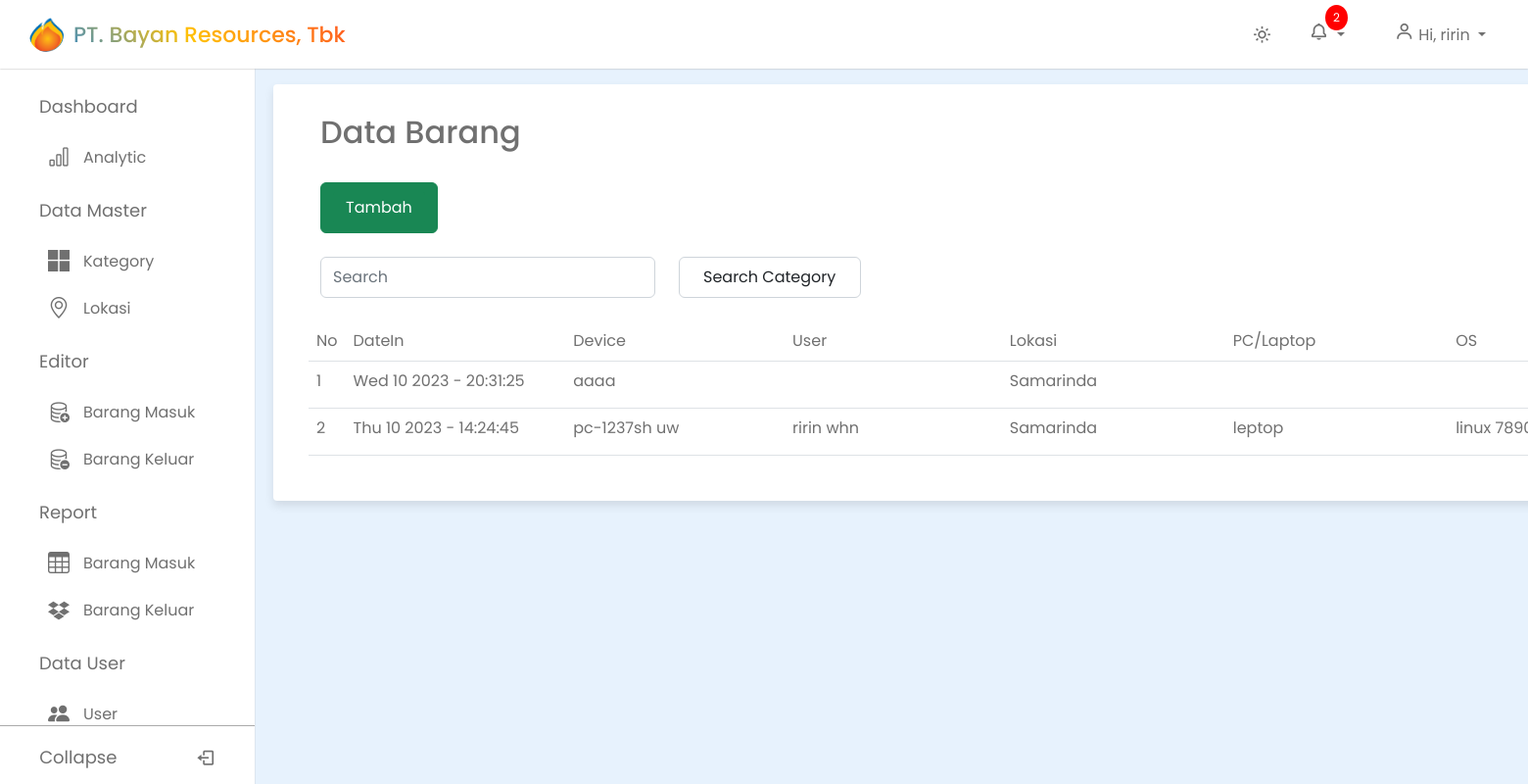
The page /dashboard/tbdatabarang (signed in) on the database its author committed.
### gudang/models.py (models this page shows, shortened)
class BarangMasuk(models.Model):
    nama = models.ForeignKey(
        User, on_delete=models.CASCADE, blank=True, null=True)
    date = models.CharField(max_length=100)
    device = models.TextField(max_length=100)
    user = models.TextField(max_length=100)
    pc = models.TextField(max_length=100)
    os = models.TextField(max_length=100)
    cpu = models.TextField(max_length=100)
    vga = models.TextField(max_length=100)
    ram = models.TextField(max_length=100)
    model = models.TextField(max_length=100)
    serialnumber = models.TextField(max_length=100)
    description = models.TextField(max_length=100)
    kategori = models.ForeignKey(Kategori, on_delete=models.CASCADE)
    lokasi = models.ForeignKey(Lokasi, on_delete=models.CASCADE, blank=True, null=True)
    class Meta:
        verbose_name_plural = "barang masuk"

class Lokasi(models.Model):
    lokasi = models.CharField(max_length=100)
    def __str__(self):
        return self.lokasi
    class Meta:
        verbose_name_plural = "lokasi"

### gudang/views.py (the view)
# urls.py: path("tbdatabarang", tbdatabarang, name="tbdatabarang"),
@login_required
def tbdatabarang(request):
    global results
    results = None
    template_name = "tbdatabarang.html"
    barang = BarangMasuk.objects.all()
    kategori = Kategori.objects.all()
    get_kategori = str(request.POST.get('kategori'))
    get_search = request.POST.get('search')
    search_category = BarangMasuk.objects.filter(
        kategori__kategori__contains=get_kategori)
    if get_search:
        queries = Q(date__icontains=get_search) | Q(device__icontains=get_search) | Q(user__icontains=get_search) | Q(pc__icontains=get_search) | Q(os__icontains=get_search) | Q(
            cpu__icontains=get_search) | Q(vga__icontains=get_search) | Q(ram__icontains=get_search) | Q(model__icontains=get_search) | Q(serialnumber__icontains=get_search) | Q(description__icontains=get_search)
        results = BarangMasuk.objects.filter(queries)
    elif get_kategori:
        results = BarangMasuk.objects.filter(
            kategori__kategori__contains=get_kategori)
    context = {
        'barang': barang,
        'kategori': kategori,
        's_kategori': search_category,
        'get_kategori': get_kategori,
        'get_search': get_search,
        'results': results,
    }
    return render(request, template_name, context)

### gudang/models.py (called while the page is built)
    def __str__(self):
        return self.kategori

### templates/tbdatabarang.html (shortened to what this page needs)
{% extends "base.html" %} {% block content %}
<div class="container-fluid px-5 col-2 rounded-1">
  <h2 class="title">Data Barang</h2>
  <br />
  <button
    type="button"
    class="btn btn-success me-2"
    data-bs-toggle="modal"
    data-bs-target="#tambah"
  >
    <a href="{% url 'barangmasuk' %}" class="btn btn-success">Tambah</a>
  </button>
  <div class="row g-3 align-item-center mt-2 mb-4">
    <div class="col-auto">
      <form
        class="d-flex"
        role="search"
        method="post"
        action="{% url 'tbdatabarang' %}"
      >
        <input
          class="form-control me-2 py-2"
          type="search"
          name="search"
          placeholder="Search"
          aria-label="Search"
        />
      </form>
    </div>
    <div class="col-auto">
      <form
        class="d-flex"
        role="search"
        method="post"
        action="{% url 'tbdatabarang' %}"
      >
        <select
          id="inputState"
          class="form-control py-0 px-4 m-0"
          name="kategori"
          onchange="this.form.submit()"
        >
          <option selected>Search Category</option>
        </select>
      </form>
    </div>
  </div>
  <div class="row">
    <table class="table">
      <thead>
        <tr>
          <td class="col">No</td>
          <td class="col-1">DateIn</td>
          <td class="col-1">Device</td>
          <td class="col-1">User</td>
          <td class="col-1">Lokasi</td>
          <td class="col-1">PC/Laptop</td>
          <td class="col-1">OS</td>
        </tr>
      </thead>
      {% if not results %}
      <tbody>
        {% for data in barang %}
        <tr>
          <td>{{forloop.counter}}</td>
          <td>{{data.date}}</td>
          <td>{{data.device}}</td>
          <td>{{data.user}}</td>
          <td>{{data.lokasi}}</td>
          <td>{{data.pc}}</td>
          <td>{{data.os}}</td>
                  </div>
                </div>
        </tr>
        {% endfor %}
      {% endif %}
{% endblock content %}

### templates/base.html (shortened to what this page needs)
{% load static %}
<!DOCTYPE html>
<html lang="en">
  <head>
    <link
      href="https://unpkg.com/boxicons@2.1.4/css/boxicons.min.css"
      rel="stylesheet"
    />
    <link
      rel="stylesheet"
      href="https://unicons.iconscout.com/release/v4.0.0/css/line.css"
    />
    <link rel="stylesheet" href="sweetalert2.min.css" />
    <link
      href="https://cdn.jsdelivr.net/npm/bootstrap@5.2.1/dist/css/bootstrap.min.css"
      rel="stylesheet"
    />
    <link
      rel="stylesheet"
      href="https://cdn.jsdelivr.net/npm/bootstrap-icons@1.10.5/font/bootstrap-icons.css"
    />
    <link rel="stylesheet" href="{% static 'css/form.css' %}" />
    <link rel="stylesheet" href="{% static 'css/styleku.css' %} " />
  </head>
  <body>
    <nav class="navbar">
      <div class="logo_item">
        <img src="{% static 'image/bayanlogo.png'%}" alt=""></i>PT. Bayan Resources, Tbk
      </div>
      <div class="navbar_content">
        <i class='bx bx-sun' id="darkLight"></i>
        <div class="dropdown">
          <button class="btn dropdown-toggle title" type="button" id="notificationIcon" data-bs-toggle="dropdown" aria-expanded="false">
              <i class='bx bx-bell'></i>
              <span class="notification-badge" id="notificationCount">0</span>
          </button>
      </div>
      {% if request.session.is_operator == 'operator' %}
      <div class="dropdown">
          <button class="btn dropdown-toggle title" type="button" id="userDropdown" data-bs-toggle="dropdown" aria-expanded="false">
            <i class='bx bx-user'></i>  Hi, {{ request.user.email|truncatechars:10 }}
          </button>
      </div>
      {% endif %}
    </nav>
    <nav class="sidebar">
      <div class="menu_content">
        {% if request.session.is_operator == 'operator'%}
        <ul class="menu_items">
          <div class="menu_title menu_dahsboard"></div>
          <li class="item">
            <a href="{% url 'analitic' %}" class="nav_link">
              <span class="navlink_icon">
                <i class="bi bi-bar-chart"></i>
              </span>
              <span class="navlink">Analytic</span>
            </a>
          </li>
        </ul>
        <ul class="menu_items">
          <div class="menu_title menu_datamaster"></div>
          <li class="item">
            <a href="{% url 'kategory' %}" class="nav_link">
              <span class="navlink_icon">
                <i class="bi bi-microsoft"></i>
              </span>
              <span class="navlink">Kategory</span>
            </a>
          </li>
          <li class="item">
            <a href="{% url 'lokasi' %}" class="nav_link">
              <span class="navlink_icon">
                <i class="bi bi-geo-alt"></i>
              </span>
              <span class="navlink">Lokasi</span>
            </a>
          </li>
        </ul>
        <ul class="menu_items">
          <div class="menu_title menu_editor"></div>
          <li class="item">
            <a href="{% url 'barangmasuk' %}" class="nav_link">
              <span class="navlink_icon">
                <i class="bi bi-database-add"></i>
              </span>
              <span class="navlink">Barang Masuk</span>
            </a>
          </li>
          <li class="item">
            <a href="{% url 'barangkeluar' %}" class="nav_link">
              <span class="navlink_icon">
                <i class="bi bi-database-dash"></i>
              </span>
              <span class="navlink">Barang Keluar</span>
            </a>
          </li>
        </ul>
        <ul class="menu_items">
          <div class="menu_title menu_setting"></div>
          <li class="item">
            <a href="{% url 'tbdatabarang' %}" class="nav_link">
              <span class="navlink_icon">
                <i class="bi bi-table"></i>
              </span>
              <span class="navlink">Barang Masuk</span>
            </a>
          </li>
          <li class="item">
            <a href="{% url 'riwayatdata' %}" class="nav_link">
              <span class="navlink_icon">
                <i class="bi bi-dropbox"></i>
              </span>
              <span class="navlink">Barang Keluar</span>
            </a>
          </li>
        </ul>
        <ul class="menu_items">
          <div class="menu_title menu_data"></div>
          <li class="item">
            <a href="{% url 'usertb' %}" class="nav_link">
              <span class="navlink_icon">
                <i class="bi bi-people-fill"></i>
              </span>
              <span class="navlink">User</span>
            </a>
          </li>
        </ul>
        {% endif %}
        <div class="bottom_content">
          <div class="bottom expand_sidebar">
            <span> Expand</span>
          </div>
          <div class="bottom collapse_sidebar">
            <span> Collapse</span>
            <i class="bx bx-log-out"></i>
          </div>
        </div>
      </div>
    </nav>
    <section class="dashboard">
      {% block content %} {% endblock content %}
    </section>
  </body>
</html>

### static/css/form.css (style rules this page uses)
* { margin: 0; padding: 0; box-sizing: border-box; font-family: "Poppins", sans-serif; }
:root { --white-color: #fff; --blue-color: #4070f4; --grey-color: #707070; --grey-color-light: #aaa; }
body { background-color: #e7f2fd; transition: none; min-height: 100vh; align-items: center; justify-content: center; }
.container-fluid { position: relative; max-width: 3000px; width: 250%; border-radius: 6px; padding: 30px; margin: 76px 20px 50px 15px; background-color: var(--white-color); border: var(--grey-color); box-shadow: 0 5px 10px rgba(0, 0, 0, 0.1); }
.input-field input, select { outline: none; font-size: 14px; font-weight: 400; color: #333; border-radius: 5px; border: 1px solid var(--grey-color); padding: 0 15px; height: 42px; margin: 8px 0; }

### static/css/styleku.css (style rules this page uses)
* { margin: 0; padding: 0; box-sizing: border-box; font-family: "Poppins", sans-serif; }
:root { --white-color: #fff; --blue-color: #4070f4; --grey-color: #707070; --grey-color-light: #aaa; --greynav-color: #e7e7e7; }
body { background-color: #e7f2fd; transition: none; }
td.col { color: var(--grey-color); }
td.col-1 { color: var(--grey-color); }
td { color: var(--grey-color); }
.title { color: var(--grey-color); }
.navbar { position: fixed; top: 0; width: 100%; left: 0; background-color: var(--white-color); display: flex; align-items: center; justify-content: space-between; padding: 15px 30px; z-index: 1000; box-shadow: 0 0 2px var(--grey-color-light); }
.notification-badge { position: absolute; top: -10px; right: 10px; background-color: red; color: white; font-size: 12px; padding: 4px 8px; border-radius: 50%; }
.logo_item { display: flex; align-items: center; column-gap: 10px; font-size: 22px; font-weight: 500; background: linear-gradient(45deg, #007bff, #ffc107, #ff5722); -webkit-background-clip: text; -webkit-text-fill-color: transparent; }
.navbar img { width: 35px; height: 35px; border-radius: 50%; }
.navbar_content { display: flex; align-items: center; column-gap: 25px; }
.navbar_content i { cursor: pointer; font-size: 20px; color: var(--grey-color); }
.sidebar { background-color: var(--white-color); width: 260px; position: fixed; top: 0; left: 0; height: 100%; padding: 80px 20px; z-index: 100; overflow-y: scroll; box-shadow: 0 0 1px var(--grey-color-light); transition: none; }
.menu_content { position: relative; }
.dashboard { position: relative; left: 250px; background-color: var(--panel-color); min-height: 100vh; width: calc(100% - 250px); padding: 10px 14px; transition: none; }
.menu_title { margin: 15px 0; padding: 0 20px; font-size: 18px; }
.menu_title::before { color: var(--grey-color); white-space: nowrap; }
.menu_dahsboard::before { content: "Dashboard"; }
.menu_datamaster::before { content: "Data Master"; }
.menu_editor::before { content: "Editor"; }
.menu_setting::before { content: "Report"; }
.menu_data::before { content: "Data User"; }
.menu_items { padding: 0; list-style: none; }
.navlink_icon { position: relative; font-size: 22px; min-width: 50px; line-height: 40px; display: inline-block; text-align: center; border-radius: 6px; }
.navlink_icon::before { content: ""; position: absolute; height: 100%; width: calc(100% + 100px); left: -20px; }
.sidebar .nav_link { display: flex; align-items: center; width: 100%; padding: 4px 15px; border-radius: 8px; text-decoration: none; color: var(--grey-color); white-space: nowrap; }
.bottom_content { position: fixed; bottom: 60px; left: 0; width: 260px; cursor: pointer; transition: none; }
.bottom { position: absolute; display: flex; align-items: center; left: 0; justify-content: space-around; padding: 18px 0; text-align: center; width: 100%; color: var(--grey-color); border-top: 1px solid var(--grey-color-light); background-color: var(--white-color); }
.bottom i { font-size: 20px; }
.bottom span { font-size: 18px; }

### rows shown on the page
BarangMasuk: date "Wed 10 2023 - 20:31:25", device "aaaa", lokasi "Samarinda"
BarangMasuk: date "Thu 10 2023 - 14:24:45", device "pc-1237sh uw", user "ririn whn", lokasi "Samarinda", pc "leptop", os "linux…"

### other values the page prints
{{ request.user.email|truncatechars:10 }} "ririn"
